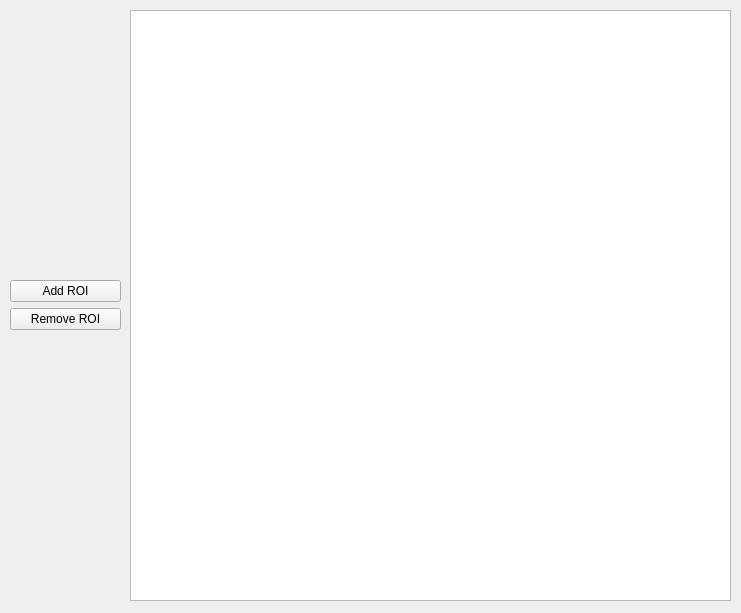
<?xml version="1.0" encoding="UTF-8"?>
<ui version="4.0">
 <class>Form</class>
 <widget class="QWidget" name="Form">
  <property name="geometry">
   <rect>
    <x>0</x>
    <y>0</y>
    <width>741</width>
    <height>613</height>
   </rect>
  </property>
  <property name="windowTitle">
   <string>Form</string>
  </property>
  <widget class="ScanPlotWidget" name="xy_ViewWidget">
   <property name="geometry">
    <rect>
     <x>130</x>
     <y>10</y>
     <width>601</width>
     <height>591</height>
    </rect>
   </property>
   <property name="sizePolicy">
    <sizepolicy hsizetype="Expanding" vsizetype="Expanding">
     <horstretch>0</horstretch>
     <verstretch>0</verstretch>
    </sizepolicy>
   </property>
   <property name="transformationAnchor">
    <enum>QGraphicsView::AnchorUnderMouse</enum>
   </property>
  </widget>
  <widget class="QWidget" name="verticalLayoutWidget">
   <property name="geometry">
    <rect>
     <x>10</x>
     <y>9</y>
     <width>111</width>
     <height>591</height>
    </rect>
   </property>
   <layout class="QVBoxLayout" name="verticalLayout">
    <item>
     <spacer name="verticalSpacer">
      <property name="orientation">
       <enum>Qt::Vertical</enum>
      </property>
      <property name="sizeType">
       <enum>QSizePolicy::Expanding</enum>
      </property>
      <property name="sizeHint" stdset="0">
       <size>
        <width>20</width>
        <height>40</height>
       </size>
      </property>
     </spacer>
    </item>
    <item>
     <widget class="QPushButton" name="pushButton">
      <property name="text">
       <string>Add ROI</string>
      </property>
     </widget>
    </item>
    <item>
     <widget class="QPushButton" name="pushButton_2">
      <property name="text">
       <string>Remove ROI</string>
      </property>
     </widget>
    </item>
    <item>
     <spacer name="verticalSpacer_2">
      <property name="orientation">
       <enum>Qt::Vertical</enum>
      </property>
      <property name="sizeHint" stdset="0">
       <size>
        <width>20</width>
        <height>40</height>
       </size>
      </property>
     </spacer>
    </item>
   </layout>
  </widget>
 </widget>
 <customwidgets>
  <customwidget>
   <class>ScanPlotWidget</class>
   <extends>QGraphicsView</extends>
   <header>qtwidgets.scan_plotwidget.h</header>
  </customwidget>
 </customwidgets>
 <resources/>
 <connections/>
</ui>
